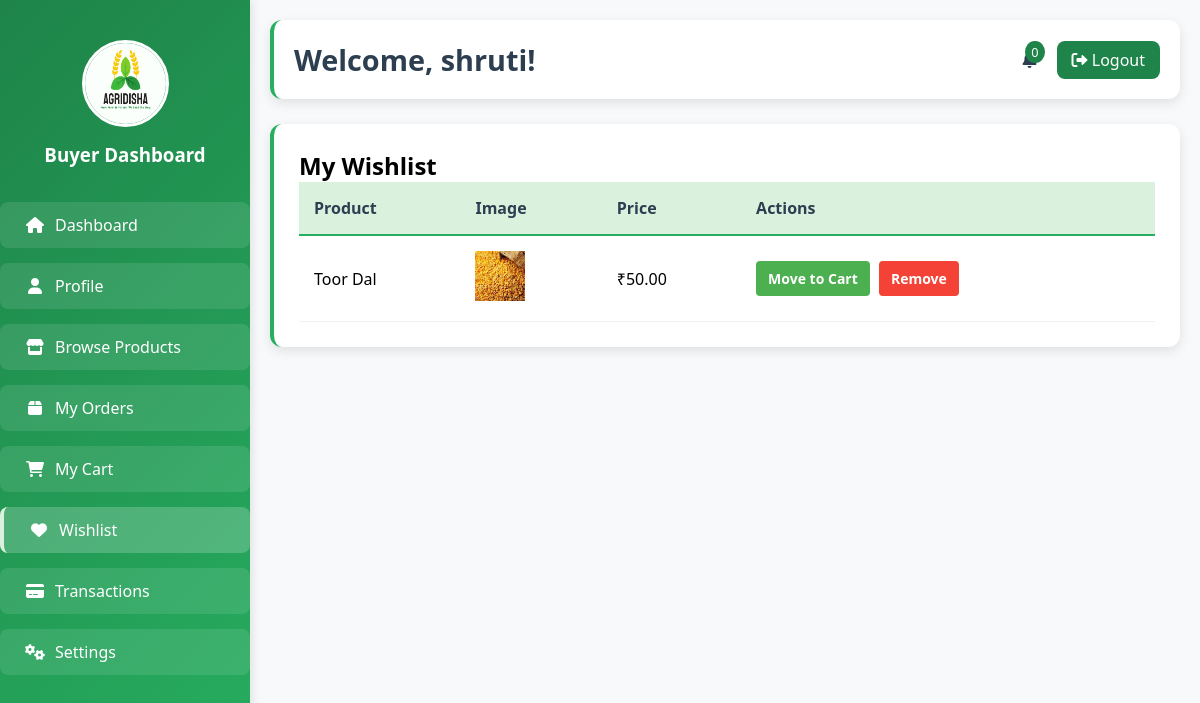
The page /bdemo.php?tab=wishlist (signed in) on the database its author committed.
### tables this page shows
CREATE TABLE IF NOT EXISTS `users` (
  `id` int NOT NULL AUTO_INCREMENT,
  `username` varchar(100) NOT NULL,
  `email` varchar(100) NOT NULL,
  `password_hash` varchar(255) NOT NULL,
  `role` enum('Farmer','Buyer','Admin') NOT NULL,
  `status` enum('Active','Inactive','Pending') NOT NULL DEFAULT 'Pending',
  `otp` varchar(6) NOT NULL,
  `otp_verified` tinyint(1) DEFAULT '0',
  `otp_timestamp` timestamp NULL DEFAULT CURRENT_TIMESTAMP,
  `reset_token` varchar(300) DEFAULT NULL,
  `reset_token_expiry` datetime DEFAULT NULL,
  `address_line1` varchar(255) DEFAULT NULL,
  `address_line2` varchar(255) DEFAULT NULL,
  `city` varchar(100) DEFAULT NULL,
  `state` varchar(100) DEFAULT NULL,
  `postal_code` varchar(20) DEFAULT NULL,
  `country` varchar(100) DEFAULT NULL,
  `phone` varchar(20) DEFAULT NULL,
  PRIMARY KEY (`id`),
  UNIQUE KEY `email` (`email`)
);

CREATE TABLE IF NOT EXISTS `wishlist` (
  `id` int NOT NULL AUTO_INCREMENT,
  `buyer_id` int NOT NULL,
  `product_id` int NOT NULL,
  `added_at` timestamp NULL DEFAULT CURRENT_TIMESTAMP,
  PRIMARY KEY (`id`),
  KEY `buyer_id` (`buyer_id`),
  KEY `product_id` (`product_id`)
);

CREATE TABLE IF NOT EXISTS `products` (
  `id` int NOT NULL AUTO_INCREMENT,
  `name` varchar(255) NOT NULL,
  `description` text,
  `price` decimal(10,2) NOT NULL,
  `unit` varchar(50) NOT NULL,
  `quantity` int NOT NULL,
  `category` varchar(100) NOT NULL,
  `location` varchar(100) NOT NULL,
  `image_url` varchar(255) DEFAULT NULL,
  `seller_id` int NOT NULL,
  `organic_certified` tinyint(1) DEFAULT '0',
  `in_stock` tinyint(1) DEFAULT '1',
  `created_at` timestamp NULL DEFAULT CURRENT_TIMESTAMP,
  `updated_at` timestamp NULL DEFAULT CURRENT_TIMESTAMP ON UPDATE CURRENT_TIMESTAMP,
  PRIMARY KEY (`id`),
  KEY `seller_id` (`seller_id`)
);

### buyer_tabs/wishlist.php (the view, shortened to what this page needs)
<?php
$buyer_id = (int)$_SESSION['id'];
$wishlist_query = $conn->prepare("SELECT w.id, w.product_id, p.name, p.image_url, p.price FROM wishlist w JOIN products p ON w.product_id = p.id WHERE w.buyer_id = ?");
$wishlist_query->bind_param("i", $buyer_id);
$wishlist_query->execute();
$wishlist_result = $wishlist_query->get_result();
?>
<!DOCTYPE html>
<html lang="en">
<head>
</head>
<body>
    <div class="table-container">
        <h2>My Wishlist</h2>
        <?php if ($wishlist_result->num_rows > 0): ?>
            <table>
                <thead>
                    <tr>
                        <th>Product</th>
                        <th>Image</th>
                        <th>Price</th>
                        <th>Actions</th>
                    </tr>
                </thead>
                <tbody>
                    <?php while ($wishlist = $wishlist_result->fetch_assoc()): ?>
                        <tr>
                            <td><?= htmlspecialchars($wishlist['name']) ?></td>
                            <td><img src="../AMSDemo/<?= htmlspecialchars($wishlist['image_url']) ?>" width="50" height="50"></td>
                            <td>₹<?= number_format($wishlist['price'], 2) ?></td>
                            <td>
                                <a href="bdemo.php?tab=wishlist&action=add_to_cart&id=<?= $wishlist['product_id'] ?>" class="btn-move-cart">Move to Cart</a>
                                <a href="bdemo.php?tab=wishlist&action=remove&id=<?= $wishlist['id'] ?>" class="btn-remove">Remove</a>
                            </td>
                        </tr>
                    <?php endwhile; ?>
                </tbody>
            </table>
        <?php endif; ?>
    </div>
</body>
</html>

### bdemo.php (shortened to what this page needs)
<?php
$servername = "localhost";
$username = "root";
$password = "";
$dbname = "ams_db";
$conn = new mysqli($servername, $username, $password, $dbname);
$buyer_id = (int)$_SESSION['id'];
$buyer_query = $conn->prepare("SELECT * FROM users WHERE id = ?");
$buyer_query->bind_param("i", $buyer_id);
$buyer_query->execute();
$buyer_result = $buyer_query->get_result();
$buyer_data = $buyer_result->fetch_assoc();
$allowed_tabs = ['dashboard', 'browse_products', 'my_cart', 'my_orders', 'profile', 'settings', 'wishlist', 'transactions'];
$current_tab = isset($_GET['tab']) ? $_GET['tab'] : 'dashboard';
$current_tab = in_array($current_tab, $allowed_tabs) ? $current_tab : 'dashboard';
function isTabActive($tab_name) {
    global $current_tab;
    return $current_tab === $tab_name ? 'active' : '';
}
?>
<!DOCTYPE html>
<html lang="en">
<head>
    <link href="https://cdnjs.cloudflare.com/ajax/libs/font-awesome/6.0.0/css/all.min.css" rel="stylesheet">
    <link rel="stylesheet" href="ASSETS/CSS/buyer.css">
</head>
    <div class="container">
        <div class="sidebar">
            <div class="logo-container">
                <img src="ASSETS/IMAGES/logo.jpg" alt="Logo" height="87" width="87">
                <h3>Buyer Dashboard</h3>
            </div>
            <nav>
                <ul>
                    <li><a href="?tab=dashboard" class="<?= isTabActive('dashboard') ?>">
                        <i class="fas fa-home"></i> Dashboard
                    </a></li>
                    <li><a href="?tab=profile" class="<?= isTabActive('profile') ?>">
                        <i class="fas fa-user"></i> Profile
                    </a></li>
                    <li><a href="?tab=browse_products" class="<?= isTabActive('browse_products') ?>">
                        <i class="fas fa-store"></i> Browse Products
                    </a></li>
                    <li><a href="?tab=my_orders" class="<?= isTabActive('my_orders') ?>">
                        <i class="fas fa-box"></i> My Orders
                    </a></li>
                    <li><a href="?tab=my_cart" class="<?= isTabActive('my_cart') ?>">
                        <i class="fas fa-shopping-cart"></i> My Cart
                    </a></li>
                    <li><a href="?tab=wishlist" class="<?= isTabActive('wishlist') ?>">
                        <i class="fas fa-heart"></i> Wishlist
                    </a></li>
                    <li><a href="?tab=transactions" class="<?= isTabActive('transactions') ?>">
                        <i class="fas fa-credit-card"></i> Transactions
                    </a></li>
                    <li><a href="?tab=setting" class="<?= isTabActive('setting') ?>">
                        <i class="fas fa-cogs"></i> Settings
                    </a></li>
                </ul>
            </nav>
        </div>
        <div class="content">
            <div class="header">
                <h1>Welcome, <?= htmlspecialchars($buyer_data['username']) ?>!</h1>
                <div class="user-actions">
                    <a href="notifications.php" class="notification-icon">
                        <span class="notification-count">0</span>
                    </a>
                    <a href="logout.php" class="logout-btn">
                        <i class="fas fa-sign-out-alt"></i> Logout
                    </a>
                </div>
            </div>
            <div class="main-content">
                <?php
                $tab_file = "./buyer_tabs/$current_tab.php";
                if (file_exists($tab_file)) {
                    include $tab_file;
                } else {
                    echo "<div class='error-message'>Tab content not found</div>";
                }
                ?>
            </div>
        </div>
    </div>
</body>
</html>

### ASSETS/CSS/buyer.css (style rules this page uses)
:root { --primary-green: #1e8449; --secondary-green: #27ae60; --light-green: #daf1de; --accent-brown: #8b4513; --neutral-beige: #f5f0e1; --text-dark: #2c3e50; --text-light: #ffffff; --shadow: rgba(0, 0, 0, 0.1); }
* { margin: 0; padding: 0; box-sizing: border-box; font-family: 'Segoe UI', Tahoma, Geneva, Verdana, sans-serif; }
body { font-family: 'Segoe UI', Tahoma, Geneva, Verdana, sans-serif; margin: 0; padding: 0; background-color: #f8f9fa; }
.container { display: flex; }
.sidebar { width: 250px; background: linear-gradient(135deg, var(--primary-green), var(--secondary-green)); color: var(--text-light); padding: 20px 0; position: fixed; height: 100vh; box-shadow: 2px 0 10px var(--shadow); }
.logo-container { padding: 20px; text-align: center; }
.logo-container img { border-radius: 50%; margin-bottom: 10px; border: 3px solid var(--text-light); }
.sidebar ul { list-style: none; padding: 0; }
.sidebar ul li { margin: 15px 0; }
.sidebar ul li a { display: flex; align-items: center; padding: 12px 25px; color: var(--text-light); text-decoration: none; transition: all 0.3s ease; border-radius: 8px; background-color: rgba(255, 255, 255, 0.1); }
.sidebar ul li a.active { background-color: rgba(255, 255, 255, 0.2); border-left: 4px solid var(--light-green); }
.sidebar ul li a i { margin-right: 10px; width: 20px; text-align: center; }
.content { flex: 1; margin-left: 250px; padding: 20px; }
.header { background-color: #fff; padding: 20px; border-radius: 12px; box-shadow: 0 4px 12px var(--shadow); margin-bottom: 20px; display: flex; justify-content: space-between; align-items: center; border-left: 4px solid var(--secondary-green); }
.header h1 { color: var(--text-dark); font-size: 1.8rem; }
.user-actions { display: flex; align-items: center; gap: 20px; }
.notification-icon { position: relative; color: var(--text-dark); text-decoration: none; }
.notification-count { position: absolute; top: -8px; right: -8px; background-color: var(--primary-green); color: var(--text-light); border-radius: 50%; padding: 2px 6px; font-size: 0.8rem; }
.logout-btn { background-color: var(--primary-green); color: var(--text-light); padding: 8px 15px; border-radius: 8px; text-decoration: none; transition: all 0.3s ease; }
.table-container { background: white; padding: 25px; border-radius: 12px; box-shadow: 0 4px 12px var(--shadow); margin-top: 25px; border-left: 4px solid var(--secondary-green); }
table { width: 100%; border-collapse: separate; border-spacing: 0; }
th { background-color: var(--light-green); color: var(--text-dark); padding: 15px; text-align: left; font-weight: 600; border-bottom: 2px solid var(--secondary-green); }
td { padding: 15px; border-bottom: 1px solid rgba(0, 0, 0, 0.05); }

### buyer_tabs/wishlist.php (style rules this page uses)
.btn-move-cart, .btn-remove { display: inline-block; padding: 8px 12px; border-radius: 4px; text-decoration: none; font-size: 14px; font-weight: bold; margin-right: 5px; cursor: pointer; transition: background-color 0.3s; }
.btn-move-cart { background-color: #4CAF50; color: white; border: none; }
.btn-remove { background-color: #f44336; color: white; border: none; }

### rows shown on the page
users: username "shruti"
wishlist: product.name "Toor Dal", product.image_url (picture), product.price "50.00"
